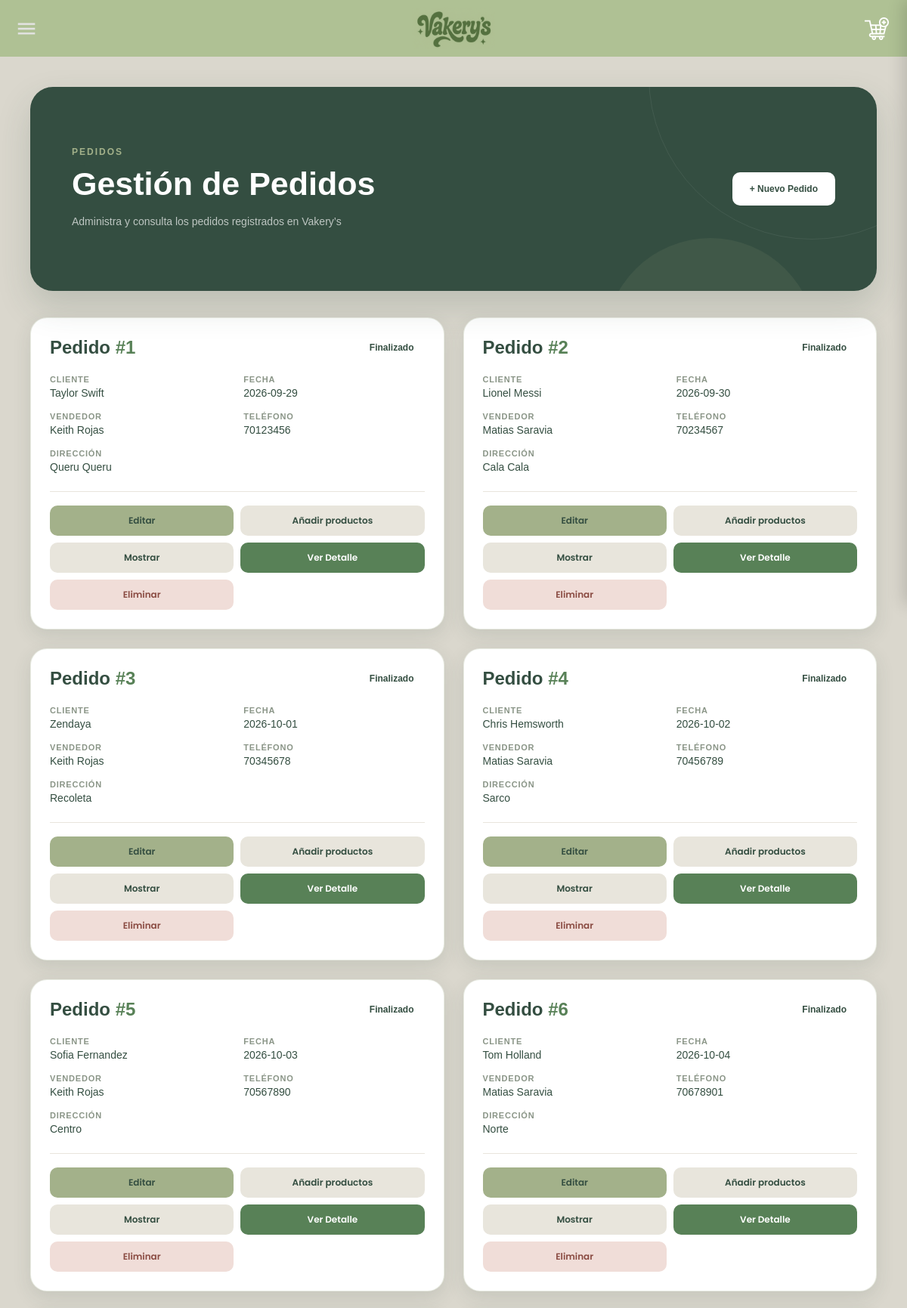
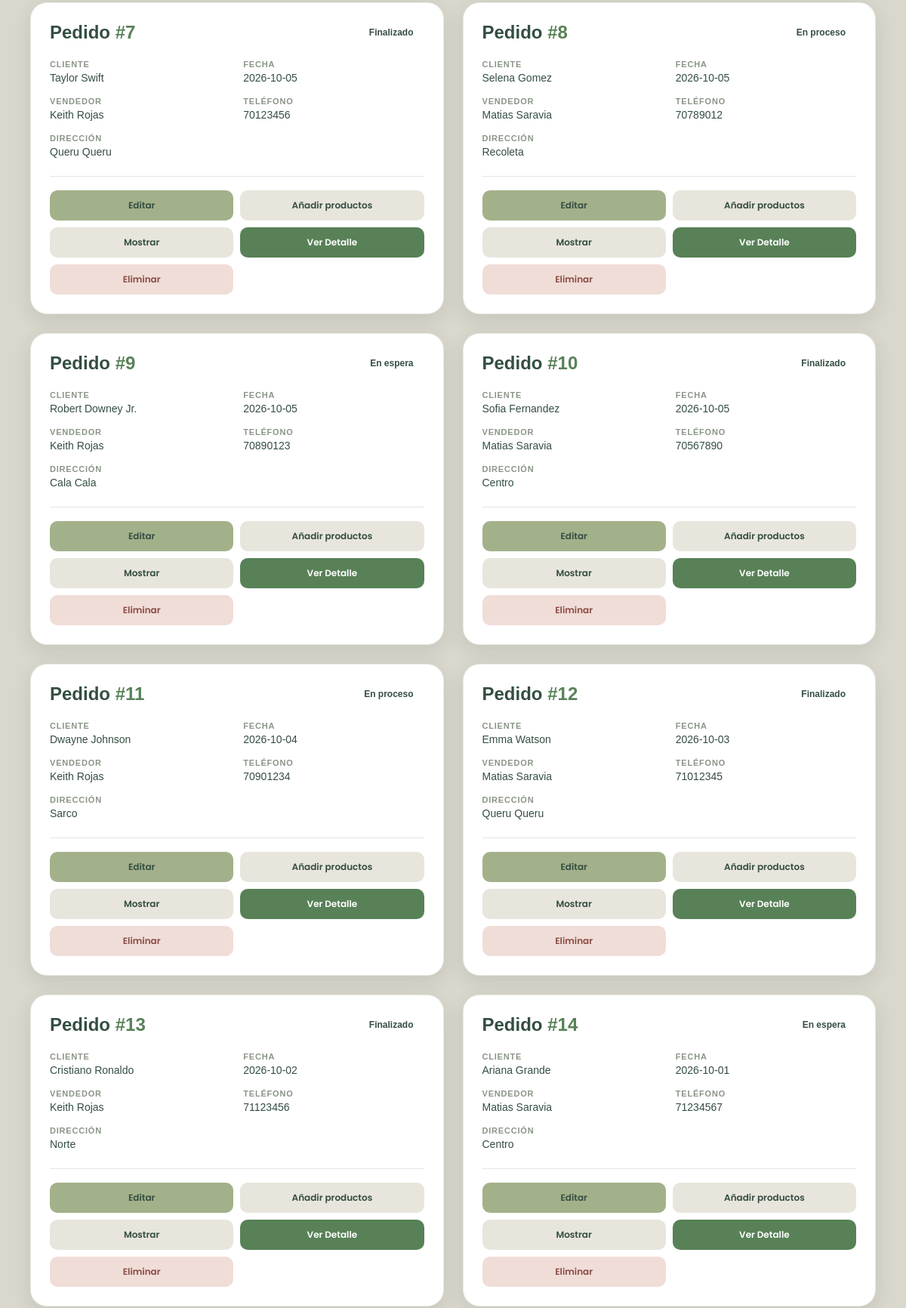
Screenshot of /Pedidos/leerpedido.php (upper part) with the database file from the repository (2 pictures, top to bottom).
### tables this page shows
CREATE TABLE IF NOT EXISTS `pedidos` (
  `id` INT NOT NULL AUTO_INCREMENT,
  `Nombre` VARCHAR(200) NULL,
  `Fecha` DATE NULL,
  `Estado` VARCHAR(45) NULL,
  `NombreVendedor` VARCHAR(200) NULL,
  `Direccion` VARCHAR(45) NULL,
  `Telefono` INT NULL,
  PRIMARY KEY (`id`)
);

### Pedidos/leerpedido.php (the view, shortened to what this page needs)
<?php
$servername = "localhost";
$username = "root";
$password = "";
$bdname = "vakerysss";
$conn = new mysqli($servername, $username, $password, $bdname);
$sql = "SELECT * FROM Pedidos";
?>
<html>
<head>
    <link rel="stylesheet" href="estilosleerpedidos.css">
</head>
<body>
<div class="contenedor">
    <div class="encabezado">
        <div class="titulo">
            <h1>Gestión de Pedidos</h1>
            <p>Administra y consulta los pedidos registrados en Vakery’s</p>
        </div>
        <a href="crearpedido.php" class="nuevo">
            + Nuevo Pedido
        </a>
    </div>
    <div class="pedidos">
        <?php
        $resultado = $conn->query($sql);
        if ($resultado->num_rows > 0){
            while($fila = $resultado->fetch_assoc()){
                $id = $fila['id'];
                echo "
                <div class='pedido'>
                    <div class='pedido-top'>
                        <div class='codigo'>
                            Pedido <span>#".$fila['id']."</span>
                        </div>
                        <div class='estado estado-".$fila['Estado']."'>
                                    ".$fila['Estado']."
                        </div>
                    </div>
                    <div class='info'>
                        <div class='dato'>
                            <span class='etiqueta'>Cliente</span>
                            <span class='valor'>".$fila['Nombre']."</span>
                        </div>
                        <div class='dato'>
                            <span class='etiqueta'>Fecha</span>
                            <span class='valor'>".$fila['Fecha']."</span>
                        </div>
                        <div class='dato'>
                            <span class='etiqueta'>Vendedor</span>
                            <span class='valor'>".$fila['NombreVendedor']."</span>
                        </div>
                        <div class='dato'>
                            <span class='etiqueta'>Teléfono</span>
                            <span class='valor'>".$fila['Telefono']."</span>
                        </div>
                        <div class='dato dato-completo'>
                            <span class='etiqueta'>Dirección</span>
                            <span class='valor'>".$fila['Direccion']."</span>
                        </div>
                    </div>
                    <div class='separador'></div>
                    <div class='acciones'>
                        <a href='actualizarpedido.php?id=$id'>
                            <button class='accion editar'>Editar</button>
                        </a>
                        <a href='../carrito/miCarrito.php?idPedido=$id'>
                            <button class='accion mostrar'>Añadir productos</button>
                        </a>
                        <a href='mostrarproductos.php?id=$id'>
                        <button class='accion mostrar'>Mostrar</button>
                        </a>
                        <a href='mostrardetalle.php?id=$id'>
                            <button class='accion detalle'>Ver Detalle</button>
                        </a>
                        <a href='eliminarpedido.php?id=$id'>
                            <button class='accion eliminar'>Eliminar</button>
                        </a>
                    </div>
                </div>
                ";
            }
        } else {
            echo "<div class='sin-pedidos'>No hay pedidos registrados.</div>";
        }
        ?>
    </div>
</div>
</body>
</html>

### Pedidos/estilosleerpedidos.css (style rules this page uses)
* { margin:0; padding:0; box-sizing:border-box; }
body { font-family:'Poppins',sans-serif; background:#DAD7CD; margin-top:75px; padding:40px; color:#344E41; }
.contenedor { max-width:1450px; margin:auto; }
.encabezado { background:#344E41; min-height:270px; border-radius:30px; padding:45px 55px; display:flex; justify-content:space-between; align-items:center; gap:30px; margin-bottom:35px; position:relative; overflow:hidden; box-shadow: 0 20px 45px rgba(52,78,65,.18); }
.encabezado::before { content:""; position:absolute; width:430px; height:430px; border-radius:50%; border:1px solid rgba(255,255,255,.07); right:-130px; top:-230px; }
.encabezado::after { content:""; position:absolute; width:280px; height:280px; border-radius:50%; background:rgba(163,177,138,.10); right:80px; bottom:-210px; }
.titulo { position:relative; z-index:2; }
.titulo h1 { color:white; font-size:43px; font-weight:600; line-height:1.1; margin-bottom:13px; }
.titulo p { color:rgba(255,255,255,.68); font-size:14px; max-width:520px; line-height:1.8; }
.titulo::before { content:"PEDIDOS"; display:block; color:#A3B18A; font-size:12px; font-weight:600; text-transform:uppercase; letter-spacing:2px; margin-bottom:12px; }
.nuevo { position:relative; z-index:2; text-decoration:none; background:white; color:#344E41; padding:14px 22px; border-radius:10px; font-size:12px; font-weight:600; white-space:nowrap; transition:.2s; border:1px solid rgba(255,255,255,.2); }
.pedidos { display:grid; grid-template-columns: repeat(auto-fill,minmax(390px,1fr)); gap:25px; }
.pedido { background:#fff; border-radius:22px; padding:25px; box-shadow: 0 8px 25px rgba(52,78,65,.12); transition:.3s; border:1px solid rgba(163,177,138,.25); }
.pedido-top { display:flex; justify-content:space-between; align-items:center; margin-bottom:22px; }
.codigo { font-size:24px; font-weight:700; color:#344E41; }
.codigo span { color:#588157; }
.estado { padding:7px 14px; border-radius:20px; font-size:12px; font-weight:600; }
.info { display:grid; grid-template-columns:1fr 1fr; gap:17px; margin-bottom:24px; }
.dato { display:flex; flex-direction:column; gap:4px; }
.dato-completo { grid-column:1 / -1; }
.etiqueta { font-size:11px; text-transform:uppercase; letter-spacing:.8px; color:#8A9587; font-weight:600; }
.valor { font-size:14px; color:#344E41; font-weight:500; word-break:break-word; }
.separador { height:1px; background:#E8E5DC; margin-bottom:18px; }
.acciones { display:grid; grid-template-columns:1fr 1fr; gap:9px; }
.acciones a { text-decoration:none; }
.accion { width:100%; border:none; padding:11px 10px; border-radius:10px; font-family:'Poppins',sans-serif; font-size:12px; font-weight:600; cursor:pointer; transition:.2s; }
.editar { background:#A3B18A; color:#344E41; }
.mostrar { background:#E8E5DC; color:#344E41; }
.detalle { background:#588157; color:white; }
.eliminar { background:#F0DDD8; color:#8A4B42; }

### headers/headeruser.php (style rules this page uses)
* { margin:0; padding:0; box-sizing:border-box; }
body { font-family:'Raleway',sans-serif; }

### rows the page displays
pedidos: id "1", Estado "Finalizado", Nombre "Taylor Swift", Fecha "2026-09-29", NombreVendedor "Keith Rojas", Telefono "70123456", Direccion "Queru Queru"
pedidos: id "2", Estado "Finalizado", Nombre "Lionel Messi", Fecha "2026-09-30", NombreVendedor "Matias Saravia", Telefono "70234567", Direccion "Cala Cala"
pedidos: id "3", Estado "Finalizado", Nombre "Zendaya", Fecha "2026-10-01", NombreVendedor "Keith Rojas", Telefono "70345678", Direccion "Recoleta"
pedidos: id "4", Estado "Finalizado", Nombre "Chris Hemsworth", Fecha "2026-10-02", NombreVendedor "Matias Saravia", Telefono "70456789", Direccion "Sarco"
pedidos: id "5", Estado "Finalizado", Nombre "Sofia Fernandez", Fecha "2026-10-03", NombreVendedor "Keith Rojas", Telefono "70567890", Direccion "Centro"
pedidos: id "6", Estado "Finalizado", Nombre "Tom Holland", Fecha "2026-10-04", NombreVendedor "Matias Saravia", Telefono "70678901", Direccion "Norte"
pedidos: id "7", Estado "Finalizado", Nombre "Taylor Swift", Fecha "2026-10-05", NombreVendedor "Keith Rojas", Telefono "70123456", Direccion "Queru Queru"
pedidos: id "8", Estado "En proceso", Nombre "Selena Gomez", Fecha "2026-10-05", NombreVendedor "Matias Saravia", Telefono "70789012", Direccion "Recoleta"
pedidos: id "9", Estado "En espera", Nombre "Robert Downey Jr.", Fecha "2026-10-05", NombreVendedor "Keith Rojas", Telefono "70890123", Direccion "Cala Cala"
pedidos: id "10", Estado "Finalizado", Nombre "Sofia Fernandez", Fecha "2026-10-05", NombreVendedor "Matias Saravia", Telefono "70567890", Direccion "Centro"
pedidos: id "11", Estado "En proceso", Nombre "Dwayne Johnson", Fecha "2026-10-04", NombreVendedor "Keith Rojas", Telefono "70901234", Direccion "Sarco"
pedidos: id "12", Estado "Finalizado", Nombre "Emma Watson", Fecha "2026-10-03", NombreVendedor "Matias Saravia", Telefono "71012345", Direccion "Queru Queru"
pedidos: id "13", Estado "Finalizado", Nombre "Cristiano Ronaldo", Fecha "2026-10-02", NombreVendedor "Keith Rojas", Telefono "71123456", Direccion "Norte"
pedidos: id "14", Estado "En espera", Nombre "Ariana Grande", Fecha "2026-10-01", NombreVendedor "Matias Saravia", Telefono "71234567", Direccion "Centro"
